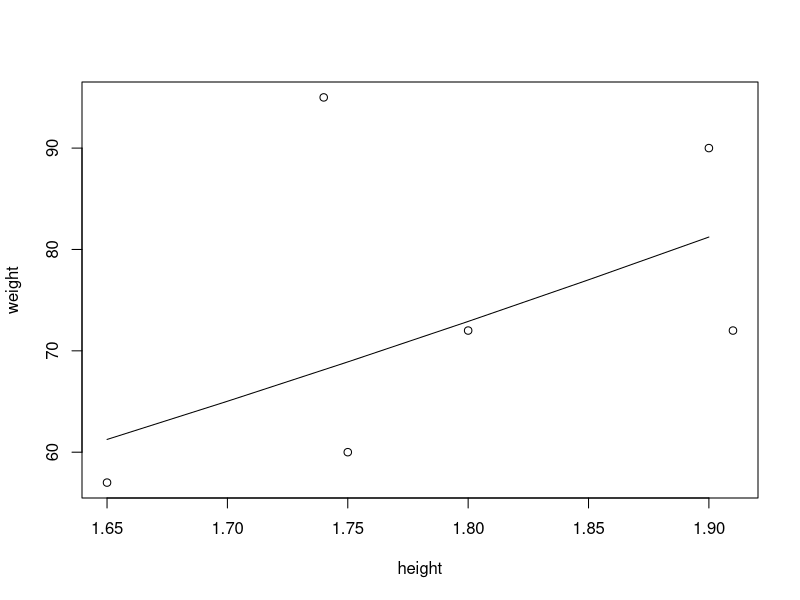

R code for this plot:
rm(list=ls())

## Introductory Statistics With R

## Chapter 1
## Basics


## 1.1 First Steps


## 1.1.1 Overgrown Calculator

2+2
exp(-2)
rnorm(15)


## 1.1.2 Assignments

x <- 2
x
x+x
# variable can't start with a digit, other than that go wild


## 1.1.3 Vectorized Arithmetic
weight <- c(60,72,57,90,95,72)
weight
#can do vector calculations if same length
height <- c(1.75,1.80,1.65,1.90,1.74,1.91)
bmi <- weight/height^2

#mean, stdev
sum(weight)
sum(weight)/length(weight)
xbar <- sum(weight)/length(weight)

weight - xbar
(weight - xbar)^2

sdev <- sqrt(sum((weight - xbar)^2)/(length(weight) - 1))

#but that shit's in there already, soooo
mean(weight)
sd(weight)           


## 1.1.4 Standard Procedures

## use t-test to assume an average for BMI
?t.test
t.test(bmi, mu=22.5) ## mu defaults to 0 if not given


## 1.1.5 Graphics

plot(height,weight)  ##makes scatterplot
hh <- c(1.65,1.70,1.75,1.80,1.85,1.90)
lines(hh,22.5 * hh^2) ##BMI test plot, superimposed


## 1.2 R Language Essentials

